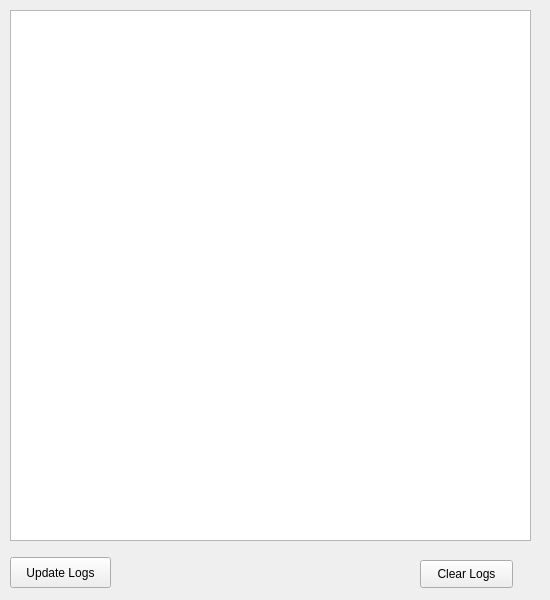
<?xml version="1.0" encoding="UTF-8"?>
<ui version="4.0">
 <class>LogWindow</class>
 <widget class="QMainWindow" name="LogWindow">
  <property name="geometry">
   <rect>
    <x>0</x>
    <y>0</y>
    <width>550</width>
    <height>600</height>
   </rect>
  </property>
  <property name="sizePolicy">
   <sizepolicy hsizetype="Fixed" vsizetype="Fixed">
    <horstretch>0</horstretch>
    <verstretch>0</verstretch>
   </sizepolicy>
  </property>
  <property name="windowTitle">
   <string>Logs</string>
  </property>
  <widget class="QWidget" name="centralwidget">
   <widget class="QListWidget" name="logArea">
    <property name="geometry">
     <rect>
      <x>10</x>
      <y>10</y>
      <width>521</width>
      <height>531</height>
     </rect>
    </property>
   </widget>
   <widget class="QPushButton" name="updateButton">
    <property name="geometry">
     <rect>
      <x>10</x>
      <y>557</y>
      <width>101</width>
      <height>31</height>
     </rect>
    </property>
    <property name="text">
     <string>Update Logs</string>
    </property>
   </widget>
   <widget class="QPushButton" name="clearButton">
    <property name="geometry">
     <rect>
      <x>420</x>
      <y>560</y>
      <width>93</width>
      <height>28</height>
     </rect>
    </property>
    <property name="text">
     <string>Clear Logs</string>
    </property>
   </widget>
  </widget>
 </widget>
 <resources/>
 <connections/>
</ui>
